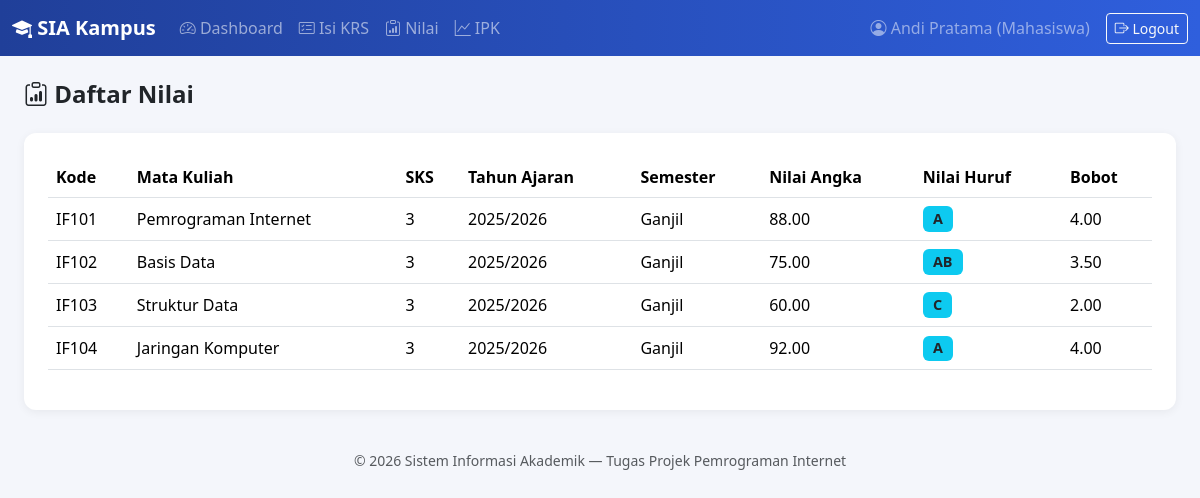
/mahasiswa/nilai.php (signed in), run on the app's committed database.
### tables this page shows
CREATE TABLE krs (
    id INT AUTO_INCREMENT PRIMARY KEY,
    mahasiswa_id INT NOT NULL,
    matakuliah_id INT NOT NULL,
    tahun_ajaran VARCHAR(9) NOT NULL,  
    semester ENUM('Ganjil', 'Genap') NOT NULL,
    created_at TIMESTAMP DEFAULT CURRENT_TIMESTAMP,
    FOREIGN KEY (mahasiswa_id) REFERENCES mahasiswa(id) ON DELETE CASCADE,
    FOREIGN KEY (matakuliah_id) REFERENCES matakuliah(id) ON DELETE CASCADE,
    UNIQUE KEY unique_krs (mahasiswa_id, matakuliah_id, tahun_ajaran, semester)
);

CREATE TABLE matakuliah (
    id INT AUTO_INCREMENT PRIMARY KEY,
    kode_mk VARCHAR(20) NOT NULL UNIQUE,
    nama_mk VARCHAR(100) NOT NULL,
    sks INT NOT NULL,
    dosen_id INT NULL,
    semester_ajaran ENUM('Ganjil', 'Genap') NOT NULL DEFAULT 'Ganjil',
    FOREIGN KEY (dosen_id) REFERENCES dosen(id) ON DELETE SET NULL
);

CREATE TABLE nilai (
    id INT AUTO_INCREMENT PRIMARY KEY,
    krs_id INT NOT NULL UNIQUE,
    nilai_angka DECIMAL(5,2) NULL,
    nilai_huruf VARCHAR(2) NULL,
    bobot DECIMAL(3,2) NULL,  
    updated_at TIMESTAMP DEFAULT CURRENT_TIMESTAMP ON UPDATE CURRENT_TIMESTAMP,
    FOREIGN KEY (krs_id) REFERENCES krs(id) ON DELETE CASCADE
);

### includes/auth.php (called while the page is built, shortened)
<?php
function h($str) {
    return htmlspecialchars($str ?? '', ENT_QUOTES, 'UTF-8');
}

### mahasiswa/nilai.php (the view, shortened to what this page needs)
<?php
require_once __DIR__ . '/../includes/auth.php';
require_once __DIR__ . '/../config/database.php';
$user = currentUser();
$stmt = $pdo->prepare('
    SELECT mk.kode_mk, mk.nama_mk, mk.sks, k.tahun_ajaran, k.semester,
           n.nilai_angka, n.nilai_huruf, n.bobot
    FROM krs k
    JOIN matakuliah mk ON k.matakuliah_id = mk.id
    LEFT JOIN nilai n ON n.krs_id = k.id
    WHERE k.mahasiswa_id = ?
    ORDER BY k.tahun_ajaran DESC, k.semester, mk.kode_mk
');
$stmt->execute([$user['ref_id']]);
$list = $stmt->fetchAll();
require_once __DIR__ . '/../includes/header.php';
?>
<h4 class="fw-bold mb-4"><i class="bi bi-clipboard-data"></i> Daftar Nilai</h4>
<div class="card p-4">
    <div class="table-responsive">
        <table class="table table-hover align-middle">
            <thead>
                <tr>
                    <th>Kode</th>
                    <th>Mata Kuliah</th>
                    <th>SKS</th>
                    <th>Tahun Ajaran</th>
                    <th>Semester</th>
                    <th>Nilai Angka</th>
                    <th>Nilai Huruf</th>
                    <th>Bobot</th>
                </tr>
            </thead>
            <tbody>
            <?php foreach ($list as $row): ?>
                <tr>
                    <td><?= h($row['kode_mk']) ?></td>
                    <td><?= h($row['nama_mk']) ?></td>
                    <td><?= h($row['sks']) ?></td>
                    <td><?= h($row['tahun_ajaran']) ?></td>
                    <td><?= h($row['semester']) ?></td>
                    <td><?= $row['nilai_angka'] !== null ? h($row['nilai_angka']) : '-' ?></td>
                    <td>
                        <?php if ($row['nilai_huruf']): ?>
                            <span class="badge bg-info text-dark badge-huruf"><?= h($row['nilai_huruf']) ?></span>
                        <?php else: ?>
                            <span class="text-muted small">Belum dinilai</span>
                        <?php endif; ?>
                    </td>
                    <td><?= $row['bobot'] !== null ? h($row['bobot']) : '-' ?></td>
                </tr>
            <?php endforeach; ?>
            </tbody>
        </table>
    </div>
</div>
<?php require_once __DIR__ . '/../includes/footer.php'; ?>

### assets/css/style.css (style rules this page uses)
:root { --brand: #2f5fdd; --brand-dark: #203f99; }
body { background-color: #f4f6fb; font-family: 'Segoe UI', system-ui, -apple-system, sans-serif; }
.card { border: none; border-radius: 12px; box-shadow: 0 2px 10px rgba(0,0,0,0.06); }
.table thead { background-color: #eef1fa; }
.badge-huruf { font-size: 0.9rem; padding: 0.4em 0.7em; }

### data on the page
krs: matakuliah.kode_mk "IF101", matakuliah.nama_mk "Pemrograman Internet", matakuliah.sks "3", tahun_ajaran "2025/2026", semester "Ganjil", nilai.nilai_angka "88.00", nilai.nilai_huruf "A", nilai.bobot "4.00"
krs: matakuliah.kode_mk "IF102", matakuliah.nama_mk "Basis Data", matakuliah.sks "3", tahun_ajaran "2025/2026", semester "Ganjil", nilai.nilai_angka "75.00", nilai.nilai_huruf "AB", nilai.bobot "3.50"
krs: matakuliah.kode_mk "IF103", matakuliah.nama_mk "Struktur Data", matakuliah.sks "3", tahun_ajaran "2025/2026", semester "Ganjil", nilai.nilai_angka "60.00", nilai.nilai_huruf "C", nilai.bobot "2.00"
krs: matakuliah.kode_mk "IF104", matakuliah.nama_mk "Jaringan Komputer", matakuliah.sks "3", tahun_ajaran "2025/2026", semester "Ganjil", nilai.nilai_angka "92.00", nilai.nilai_huruf "A", nilai.bobot "4.00"

### other printed values
$user['nama'] "Andi Pratama"
$user['role'] "Mahasiswa"
